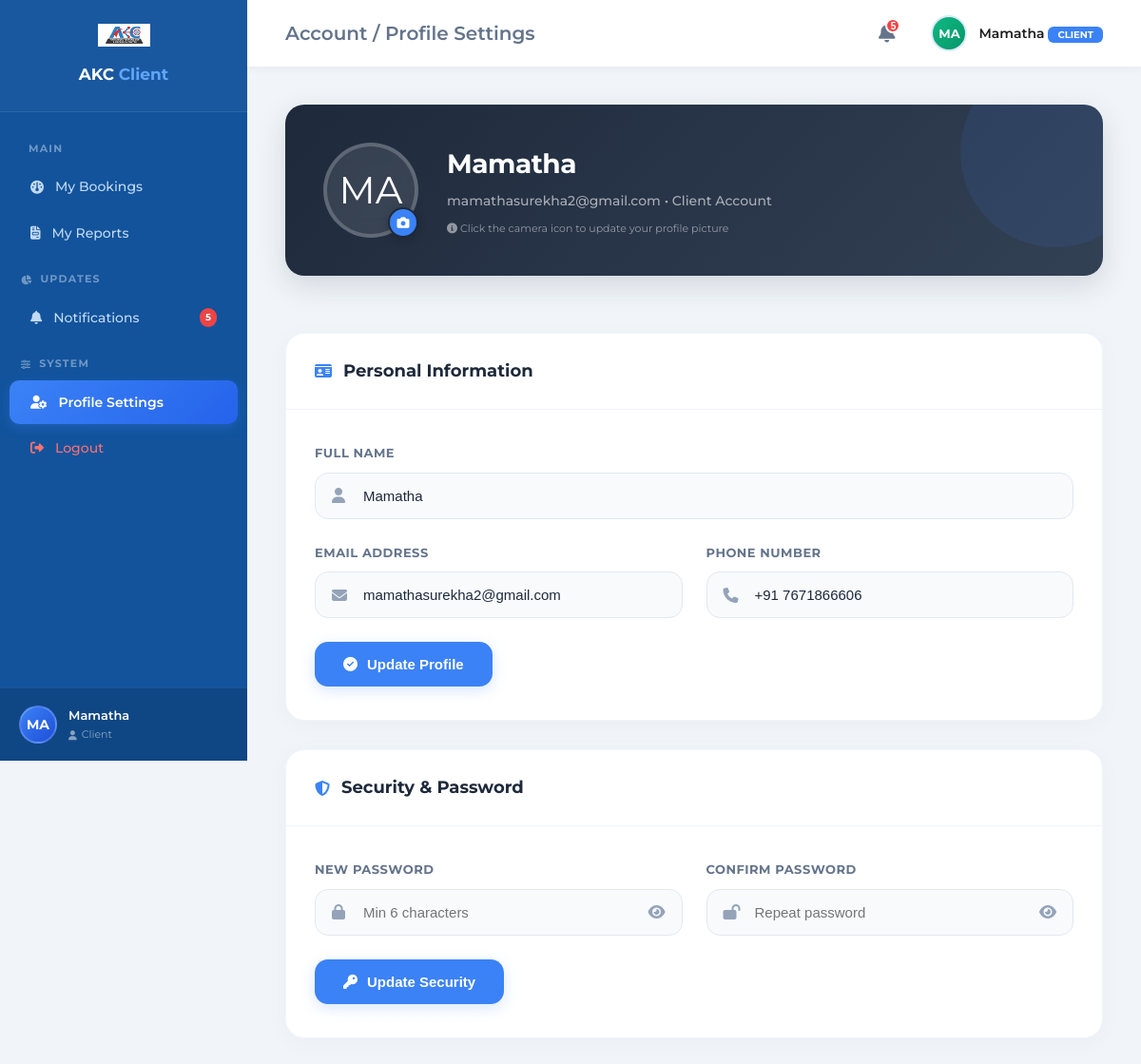
Screenshot of /client/profile_settings.php (signed in) with the database file from the repository.
### tables this page shows
CREATE TABLE `users` (
      `id` INTEGER PRIMARY KEY AUTOINCREMENT,
      `username` TEXT NOT NULL UNIQUE,
      `password` TEXT NOT NULL,
      `role` TEXT DEFAULT 'user',
      `permissions` TEXT,
      `is_active` INTEGER DEFAULT 1,
      `fullname` TEXT DEFAULT NULL,
      `phone` TEXT DEFAULT NULL,
      `created_at` DATETIME DEFAULT CURRENT_TIMESTAMP,
      `email` TEXT DEFAULT NULL,
      `reset_token` TEXT DEFAULT NULL,
      `reset_token_expiry` DATETIME DEFAULT NULL,
      `profile_pic` TEXT DEFAULT NULL
    );

### client/profile_settings.php (the view, shortened to what this page needs)
<?php
include '../includes/db_connect.php';
$user_id = $_SESSION['user_id'];
try {
    $stmt = $conn->prepare("SELECT * FROM users WHERE id = :id");
    $stmt->execute(['id' => $user_id]);
    $user = $stmt->fetch(PDO::FETCH_ASSOC);
} catch(PDOException $e) {
    die("Error: " . $e->getMessage());
}
?>
<!DOCTYPE html>
<html lang="en">
<head>
    <link rel="stylesheet" href="https://cdnjs.cloudflare.com/ajax/libs/font-awesome/6.4.0/css/all.min.css">
    <link rel="stylesheet" href="../assets/css/style.css">
    <link rel="stylesheet" href="../assets/css/admin.css">
</head>
<body class="admin-body-bg">
<div class="admin-wrapper">
    <?php include '../includes/client_sidebar.php'; ?>
    <main class="admin-main">
        <?php
        $page_title = 'Account / <span class="blue-text">Profile Settings</span>';
        include '../includes/client_topbar.php';
        ?>
        <div class="admin-content">
            <div class="settings-grid">
                <div class="profile-header-card">
                    <form action="" method="POST" enctype="multipart/form-data" id="avatarForm" style="display: flex; align-items: center; gap: 30px; width: 100%;">
                        <div class="avatar-upload-container" style="position: relative; cursor: pointer; flex-shrink: 0;">
                            <?php if (!empty($user['profile_pic'])): ?>
                                <img src="../assets/uploads/profile_pics/<?php echo htmlspecialchars($user['profile_pic']); ?>" class="profile-avatar-large" style="object-fit: cover;">
                            <?php else: ?>
                                <div class="profile-avatar-large" style="background: rgba(255,255,255,0.1); border: 4px solid rgba(255,255,255,0.2); border-radius: 50%; display: flex; align-items: center; justify-content: center; font-size: 40px; color: white;">
                                    <?php echo strtoupper(substr($user['fullname'], 0, 2)); ?>
                                </div>
                            <?php endif; ?>
                            <label for="profile_pic_input" style="position: absolute; bottom: 0; right: 0; background: #3b82f6; width: 32px; height: 32px; border-radius: 50%; display: flex; align-items: center; justify-content: center; color: white; border: 2px solid #1e293b; cursor: pointer; transition: all 0.2s; box-shadow: 0 2px 10px rgba(0,0,0,0.2);">
                                <i class="fa-solid fa-camera" style="font-size: 13px;"></i>
                            </label>
                        </div>
                        <div class="profile-title-info">
                            <h1 style="color: white; margin: 0; font-size: 28px; font-weight: 700;"><?php echo htmlspecialchars($user['fullname']); ?></h1>
                            <p style="margin: 5px 0 0; color: rgba(255,255,255,0.6); font-size: 14px; font-weight: 500;"><?php echo htmlspecialchars($user['username']); ?> • <?php echo ucfirst($user['role']); ?> Account</p>
                            <span style="font-size: 11px; color: rgba(255,255,255,0.5); display: block; margin-top: 8px;"><i class="fa-solid fa-circle-info"></i> Click the camera icon to update your profile picture</span>
                        </div>
                    </form>
                </div>
                <div class="settings-card">
                    <div class="settings-card-header">
                        <h3><i class="fa-solid fa-id-card"></i> Personal Information</h3>
                    </div>
                    <div class="settings-body">
                        <form action="" method="POST">
                            <div class="input-group">
                                <label>Full Name</label>
                                <div class="input-with-icon">
                                    <i class="fa-solid fa-user"></i>
                                    <input type="text" name="fullname" value="<?php echo htmlspecialchars($user['fullname']); ?>" required>
                                </div>
                            </div>
                            <div class="form-row">
                                <div class="input-group">
                                    <label>Email Address</label>
                                    <div class="input-with-icon">
                                        <i class="fa-solid fa-envelope"></i>
                                        <input type="email" name="email" value="<?php echo htmlspecialchars($user['username']); ?>" required>
                                    </div>
                                </div>
                                <div class="input-group">
                                    <label>Phone Number</label>
                                    <div class="input-with-icon">
                                        <i class="fa-solid fa-phone"></i>
                                        <input type="text" name="phone" value="<?php echo htmlspecialchars($user['phone'] ?? ''); ?>" placeholder="+91 00000 00000">
                                    </div>
                                </div>
                            </div>
                            <button type="submit" name="update_profile" class="btn-update">
                                <i class="fa-solid fa-check-circle"></i> Update Profile
                            </button>
                        </form>
                    </div>
                </div>
                <div class="settings-card">
                    <div class="settings-card-header">
                        <h3><i class="fa-solid fa-shield-halved"></i> Security & Password</h3>
                    </div>
                    <div class="settings-body">
                        <form action="" method="POST">
                            <div class="form-row">
                                <div class="input-group">
                                    <label>New Password</label>
                                    <div class="input-with-icon">
                                        <i class="fa-solid fa-lock"></i>
                                        <input type="password" name="new_password" id="new_password" placeholder="Min 6 characters" required style="padding-right: 50px;">
                                        <span class="password-toggle" data-target="new_password" style="position: absolute; right: 18px; top: 50%; transform: translateY(-50%); cursor: pointer; color: #94a3b8; z-index: 10; display: flex; align-items: center; justify-content: center;">
                                            <i class="fa-solid fa-eye" style="position: static; transform: none; color: inherit; transition: none; width: auto; text-align: center;"></i>
                                        </span>
                                    </div>
                                </div>
                                <div class="input-group">
                                    <label>Confirm Password</label>
                                    <div class="input-with-icon">
                                        <i class="fa-solid fa-lock-open"></i>
                                        <input type="password" name="confirm_password" id="confirm_password" placeholder="Repeat password" required style="padding-right: 50px;">
                                        <span class="password-toggle" data-target="confirm_password" style="position: absolute; right: 18px; top: 50%; transform: translateY(-50%); cursor: pointer; color: #94a3b8; z-index: 10; display: flex; align-items: center; justify-content: center;">
                                            <i class="fa-solid fa-eye" style="position: static; transform: none; color: inherit; transition: none; width: auto; text-align: center;"></i>
                                        </span>
                                    </div>
                                </div>
                            </div>
                            <button type="submit" name="change_password" class="btn-update">
                                <i class="fa-solid fa-key"></i> Update Security
                            </button>
                        </form>
                    </div>
                </div>
            </div>
        </div>
    </main>
</div>
</body>
</html>

### includes/client_sidebar.php
<?php
$current_page = basename($_SERVER['PHP_SELF']);
$display_fullname = $fullname ?? ($user['fullname'] ?? ($_SESSION['fullname'] ?? 'Client'));
?>
<aside class="admin-sidebar">
    <div class="sidebar-header">
        <img src="assets/images/logo.png" alt="AKC Logo" class="sidebar-logo">
        <h3 class="sidebar-logo-text">AKC <span style="color: #60a5fa;">Client</span></h3>
    </div>
    <nav class="sidebar-nav">
        <ul>
            <li class="nav-section-label"><i class="fa-solid fa-grid-2"></i> MAIN</li>
            <li class="<?php echo ($current_page == 'client_dashboard.php') ? 'active' : ''; ?>"><a href="client_dashboard.php"><i class="fa-solid fa-gauge"></i> My Bookings</a></li>
            <li class="<?php echo ($current_page == 'client_reports.php') ? 'active' : ''; ?>"><a href="client_reports.php"><i class="fa-solid fa-file-invoice"></i> My Reports</a></li>
            <li class="nav-section-label"><i class="fa-solid fa-chart-pie"></i> UPDATES</li>
            <li class="<?php echo ($current_page == 'client_notifications.php') ? 'active' : ''; ?>"><a href="client_notifications.php"><i class="fa-solid fa-bell"></i> Notifications <span class="sidebar-badge" id="sidebarNotificationBadge" style="display: none;">0</span></a></li>
            <li class="nav-section-label"><i class="fa-solid fa-sliders"></i> SYSTEM</li>
            <li class="<?php echo ($current_page == 'profile_settings.php') ? 'active' : ''; ?>"><a href="profile_settings.php"><i class="fa-solid fa-user-gear"></i> Profile Settings</a></li>
            <li><a href="logout.php" class="logout-link"><i class="fa-solid fa-right-from-bracket"></i> Logout</a></li>
        </ul>
    </nav>
    <div class="sidebar-footer">
        <div class="sidebar-admin-profile">
            <div class="admin-avatar">
                <?php echo strtoupper(substr($display_fullname, 0, 2)); ?>
            </div>
            <div class="admin-profile-info">
                <span class="admin-profile-name"><?php echo htmlspecialchars($display_fullname); ?></span>
                <span class="admin-profile-role"><i class="fa-solid fa-user"></i> Client</span>
            </div>
        </div>
    </div>
</aside>

### includes/client_topbar.php (shortened to what this page needs)
<?php
$display_fullname = $fullname ?? ($user['fullname'] ?? ($_SESSION['fullname'] ?? 'Client'));
?>
<header class="admin-topbar">
    <div class="topbar-left" style="display: flex; align-items: center;">
        <h2><?php echo isset($page_title) ? $page_title : 'Overview / <span class="blue-text">My Dashboard</span>'; ?></h2>
    </div>
    <div class="topbar-right" style="display: flex; align-items: center; gap: 15px;">
        <div class="notification-container" id="notificationContainer">
            <button class="notification-bell" id="notificationBellBtn" title="Alerts">
                <i class="fa-solid fa-bell"></i>
                <span class="notification-badge" id="notificationBadge" style="display: none;">0</span>
            </button>
        </div>
        <div class="user-profile">
            <div class="topbar-avatar" style="background: linear-gradient(135deg, #10b981, #059669);">
                <?php echo strtoupper(substr($display_fullname, 0, 2)); ?>
            </div>
            <span class="user-name"><?php echo htmlspecialchars($display_fullname); ?> <span class="client-badge">CLIENT</span></span>
        </div>
    </div>
</header>

### assets/css/style.css (style rules this page uses)
:root { --primary-blue: #0056b3; --text-dark: #1e1e1e; --text-gray: #555555; --white: #ffffff; --bg-light: #f8f9fa; --border-color: #e0e0e0; }
* { margin: 0; padding: 0; box-sizing: border-box; }
html, body { font-family: 'Montserrat', sans-serif; color: var(--text-dark); line-height: 1.6; max-width: 100%; }
main { display: block; margin: 0; padding: 0; }
h1, .heading-xl { font-size: 64px; font-weight: 700; }
h2, .section-heading { font-size: 32px; font-weight: 600; line-height: 1.25; color: #081D33; }
h3, .sub-heading { font-size: 28px; font-weight: 500; }
p, .text-large, .text-regular { font-family: 'Montserrat', sans-serif; font-size: 16px; font-weight: 400; line-height: 1.7; color: rgb(100, 116, 139); }
a { text-decoration: none; color: inherit; transition: all 0.3s ease; }
ul { list-style: none; }

### client/profile_settings.php (style rules this page uses)
.sidebar-logo-text { color: white; font-weight: 700; font-size: 20px; }
.client-badge { background: #3b82f6; color: white; padding: 2px 10px; border-radius: 6px; font-size: 10px; font-weight: 700; }
.sidebar-badge { background-color: #ef4444; color: white; font-size: 10px; font-weight: 700; border-radius: 10px; padding: 2px 6px; margin-left: auto; display: inline-block; }
.profile-header-card { background: linear-gradient(135deg, #1e293b 0%, #334155 100%); padding: 40px; border-radius: 20px; color: white; display: flex; align-items: center; gap: 30px; margin-bottom: 30px; box-shadow: 0 10px 30px rgba(30, 41, 59, 0.15); position: relative; overflow: hidden; }
.profile-header-card::after { content: ''; position: absolute; right: -50px; top: -50px; width: 200px; height: 200px; background: rgba(59, 130, 246, 0.1); border-radius: 50%; }
.profile-avatar-large { width: 100px; height: 100px; background: rgba(255,255,255,0.1); border: 4px solid rgba(255,255,255,0.2); border-radius: 50%; display: flex; align-items: center; justify-content: center; font-size: 40px; color: white; backdrop-filter: blur(10px); }
.profile-title-info h1 { font-size: 28px; margin: 0; font-weight: 700; letter-spacing: -0.5px; }
.profile-title-info p { margin: 5px 0 0; color: rgba(255,255,255,0.6); font-size: 14px; font-weight: 500; }
.settings-grid { display: grid; grid-template-columns: 1fr; gap: 30px; max-width: 900px; margin: 0 auto; }
.settings-card { background: white; border-radius: 20px; box-shadow: 0 4px 25px rgba(0,0,0,0.03); border: 1px solid #f1f5f9; overflow: hidden; }
.settings-card-header { padding: 25px 30px; border-bottom: 1px solid #f1f5f9; display: flex; align-items: center; justify-content: space-between; }
.settings-card-header h3 { margin: 0; font-size: 18px; font-weight: 700; color: #1e293b; display: flex; align-items: center; gap: 12px; }
.settings-card-header h3 i { color: #3b82f6; font-size: 16px; }
.settings-body { padding: 35px 30px; }
.input-group { margin-bottom: 25px; }
.input-group label { display: block; font-size: 13px; font-weight: 700; color: #64748b; margin-bottom: 10px; text-transform: uppercase; letter-spacing: 0.5px; }
.input-with-icon { position: relative; }
.input-with-icon i { position: absolute; left: 18px; top: 50%; transform: translateY(-50%); color: #94a3b8; transition: color 0.3s; }
.input-with-icon input { width: 100%; padding: 15px 15px 15px 50px; border: 1px solid #e2e8f0; border-radius: 14px; font-size: 15px; font-weight: 500; color: #1e293b; transition: all 0.3s; background: #f8fafc; }
.btn-update { background: #3b82f6; color: white; border: none; padding: 15px 30px; border-radius: 14px; font-weight: 700; cursor: pointer; transition: all 0.3s; display: flex; align-items: center; gap: 10px; font-size: 15px; box-shadow: 0 4px 15px rgba(59, 130, 246, 0.2); }
.form-row { display: grid; grid-template-columns: 1fr 1fr; gap: 25px; }

### rows the page displays
users: fullname "MA", fullname "Mamatha", username "mamathasurekha2@gmail.com", role "Client", email "mamathasurekha2@gmail.com", phone "+91 7671866606"
